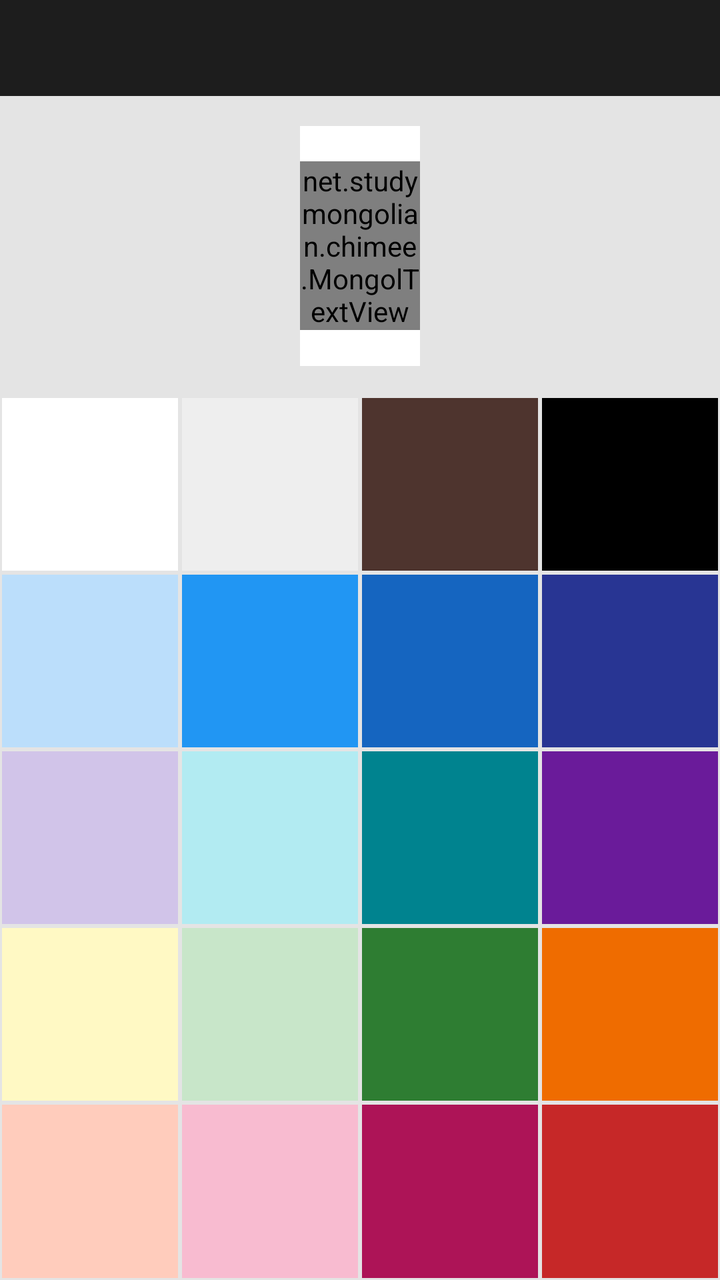
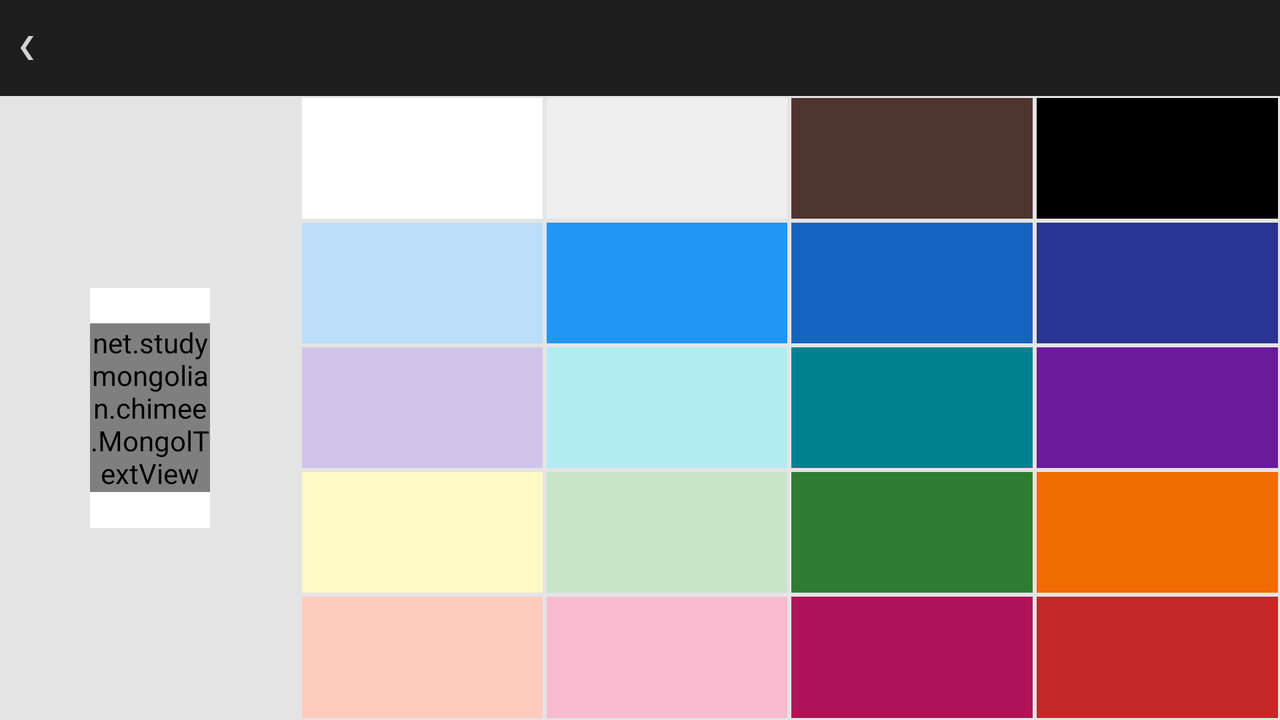

First picture: res/layout/ on a phone held upright. Second picture: the repository's own variant of that layout, on a device whose configuration matches the variant's folder. Source for both follows.
<!-- AndroidManifest.xml: application theme AppTheme -->
<!-- res/layout/activity_color_chooser.xml -->
<?xml version="1.0" encoding="utf-8"?>
<LinearLayout xmlns:android="http://schemas.android.com/apk/res/android"
    android:layout_width="match_parent"
    android:layout_height="match_parent"
    xmlns:app="http://schemas.android.com/apk/res-auto"
    android:background="@color/main_activity_top_bg"
    android:orientation="vertical">

    <android.support.v7.widget.Toolbar
        android:id="@+id/my_toolbar"
        android:layout_width="match_parent"
        android:layout_height="?attr/actionBarSize"
        android:background="?attr/colorPrimary"
        android:elevation="4dp"
        android:theme="@style/ThemeOverlay.AppCompat.ActionBar"
        app:popupTheme="@style/ThemeOverlay.AppCompat.Light"/>

    

    <RelativeLayout
        android:id="@+id/topActionBarLayout"
        android:layout_width="match_parent"
        android:layout_height="48dp"
        android:background="@color/actionbar_bg" >

        

        <RelativeLayout
            android:id="@+id/goUpLayout"
            android:layout_width="wrap_content"
            android:layout_height="match_parent"
            android:layout_alignParentLeft="true"
            android:background="@drawable/bar_icon"
            android:clickable="true"
            android:onClick="finishedClick"
            android:paddingLeft="10dp"
            android:paddingRight="10dp" >

            <ImageView
                android:id="@+id/leftCaretIcon"
                android:layout_width="wrap_content"
                android:layout_height="wrap_content"
                android:layout_alignParentLeft="true"
                android:layout_centerVertical="true"
                android:src="@drawable/ic_chevron_left_white_24dp" />

            <ImageView
                android:id="@+id/appIcon"
                android:layout_width="wrap_content"
                android:layout_height="wrap_content"
                android:layout_centerVertical="true"
                android:layout_toRightOf="@id/leftCaretIcon"
                android:paddingLeft="5dp"
                android:src="@drawable/ic_settings_white_24dp" />
        </RelativeLayout>

        <FrameLayout
            android:id="@+id/acceptIconFrame"
            android:layout_width="wrap_content"
            android:layout_height="match_parent"
            android:layout_alignParentRight="true"
            android:background="@drawable/bar_icon"
            android:clickable="true"
            android:onClick="finishedClick"
            android:paddingLeft="10dp"
            android:paddingRight="10dp" >

            <ImageView
                android:layout_width="wrap_content"
                android:layout_height="wrap_content"
                android:layout_gravity="center_vertical"
                android:src="@drawable/ic_done_white_24dp" />
        </FrameLayout>
    </RelativeLayout>

    

    <RelativeLayout
        android:layout_width="match_parent"
        android:layout_height="150dp" >

        <FrameLayout
            android:id="@+id/flColorSampleInputWindow"
            android:layout_width="60dp"
            android:layout_height="120dp"
            android:layout_centerInParent="true"
            android:background="@color/message_background" >

            <net.studymongolian.chimee.MongolTextView
                android:id="@+id/tvColorSampleInputWindow"
                android:layout_width="wrap_content"
                android:layout_height="wrap_content"
                android:layout_gravity="center"
                android:text="@string/color_chooser_sample_text"
                android:textAppearance="?android:attr/textAppearanceLarge" />
        </FrameLayout>
    </RelativeLayout>

    

    <LinearLayout
        android:layout_width="match_parent"
        android:layout_height="0dp"
        android:layout_weight="1"
        android:orientation="horizontal" >

        <View
            android:id="@+id/v_white"
            android:layout_width="0dp"
            android:layout_height="match_parent"
            android:layout_margin="1dp"
            android:layout_weight="1"
            android:background="@color/white" >
        </View>

        <View
            android:id="@+id/v_grey_200"
            android:layout_width="0dp"
            android:layout_height="match_parent"
            android:layout_margin="1dp"
            android:layout_weight="1"
            android:background="@color/grey_200" >
        </View>

        <View
            android:id="@+id/v_brown_800"
            android:layout_width="0dp"
            android:layout_height="match_parent"
            android:layout_margin="1dp"
            android:layout_weight="1"
            android:background="@color/brown_800" >
        </View>

        <View
            android:id="@+id/v_black"
            android:layout_width="0dp"
            android:layout_height="match_parent"
            android:layout_margin="1dp"
            android:layout_weight="1"
            android:background="@color/black" >
        </View>
    </LinearLayout>

    <LinearLayout
        android:layout_width="match_parent"
        android:layout_height="0dp"
        android:layout_weight="1"
        android:orientation="horizontal" >

        <View
            android:id="@+id/v_blue_100"
            android:layout_width="0dp"
            android:layout_height="match_parent"
            android:layout_margin="1dp"
            android:layout_weight="1"
            android:background="@color/blue_100" >
        </View>

        <View
            android:id="@+id/v_blue_500"
            android:layout_width="0dp"
            android:layout_height="match_parent"
            android:layout_margin="1dp"
            android:layout_weight="1"
            android:background="@color/blue_500" >
        </View>

        <View
            android:id="@+id/v_blue_800"
            android:layout_width="0dp"
            android:layout_height="match_parent"
            android:layout_margin="1dp"
            android:layout_weight="1"
            android:background="@color/blue_800" >
        </View>

        <View
            android:id="@+id/v_indigo_800"
            android:layout_width="0dp"
            android:layout_height="match_parent"
            android:layout_margin="1dp"
            android:layout_weight="1"
            android:background="@color/indigo_800" >
        </View>
    </LinearLayout>

    <LinearLayout
        android:layout_width="match_parent"
        android:layout_height="0dp"
        android:layout_weight="1"
        android:orientation="horizontal" >

        <View
            android:id="@+id/v_deep_purple_100"
            android:layout_width="0dp"
            android:layout_height="match_parent"
            android:layout_margin="1dp"
            android:layout_weight="1"
            android:background="@color/deep_purple_100" >
        </View>

        <View
            android:id="@+id/v_cyan_100"
            android:layout_width="0dp"
            android:layout_height="match_parent"
            android:layout_margin="1dp"
            android:layout_weight="1"
            android:background="@color/cyan_100" >
        </View>

        <View
            android:id="@+id/v_cyan_800"
            android:layout_width="0dp"
            android:layout_height="match_parent"
            android:layout_margin="1dp"
            android:layout_weight="1"
            android:background="@color/cyan_800" >
        </View>

        <View
            android:id="@+id/v_purple_800"
            android:layout_width="0dp"
            android:layout_height="match_parent"
            android:layout_margin="1dp"
            android:layout_weight="1"
            android:background="@color/purple_800" >
        </View>
    </LinearLayout>

    <LinearLayout
        android:layout_width="match_parent"
        android:layout_height="0dp"
        android:layout_weight="1"
        android:orientation="horizontal" >

        <View
            android:id="@+id/v_yellow_100"
            android:layout_width="0dp"
            android:layout_height="match_parent"
            android:layout_margin="1dp"
            android:layout_weight="1"
            android:background="@color/yellow_100" >
        </View>

        <View
            android:id="@+id/v_green_100"
            android:layout_width="0dp"
            android:layout_height="match_parent"
            android:layout_margin="1dp"
            android:layout_weight="1"
            android:background="@color/green_100" >
        </View>

        <View
            android:id="@+id/v_green_800"
            android:layout_width="0dp"
            android:layout_height="match_parent"
            android:layout_margin="1dp"
            android:layout_weight="1"
            android:background="@color/green_800" >
        </View>

        <View
            android:id="@+id/v_orange_800"
            android:layout_width="0dp"
            android:layout_height="match_parent"
            android:layout_margin="1dp"
            android:layout_weight="1"
            android:background="@color/orange_800" >
        </View>
    </LinearLayout>

    <LinearLayout
        android:layout_width="match_parent"
        android:layout_height="0dp"
        android:layout_weight="1"
        android:orientation="horizontal" >

        <View
            android:id="@+id/v_deep_orange_100"
            android:layout_width="0dp"
            android:layout_height="match_parent"
            android:layout_margin="1dp"
            android:layout_weight="1"
            android:background="@color/deep_orange_100" >
        </View>

        <View
            android:id="@+id/v_pink_100"
            android:layout_width="0dp"
            android:layout_height="match_parent"
            android:layout_margin="1dp"
            android:layout_weight="1"
            android:background="@color/pink_100" >
        </View>

        <View
            android:id="@+id/v_pink_800"
            android:layout_width="0dp"
            android:layout_height="match_parent"
            android:layout_margin="1dp"
            android:layout_weight="1"
            android:background="@color/pink_800" >
        </View>

        <View
            android:id="@+id/v_red_800"
            android:layout_width="0dp"
            android:layout_height="match_parent"
            android:layout_margin="1dp"
            android:layout_weight="1"
            android:background="@color/red_800" >
        </View>
    </LinearLayout>

</LinearLayout>
<!-- resources referenced by this layout -->
<resources>
  <color name="actionbar_bg">@color/dark_grey</color>
  <color name="black">#ff000000</color>
  <color name="blue_100">#bbdefb</color>
  <color name="blue_500">#2196f3</color>
  <color name="blue_800">#1565c0</color>
  <color name="brown_800">#4e342e</color>
  <color name="cyan_100">#b2ebf2</color>
  <color name="cyan_800">#00838f</color>
  <color name="deep_orange_100">#ffccbc</color>
  <color name="deep_purple_100">#d1c4e9</color>
  <color name="green_100">#c8e6c9</color>
  <color name="green_800">#2e7d32</color>
  <color name="grey_200">#eeeeee</color>
  <color name="indigo_800">#283593</color>
  <color name="main_activity_top_bg">@color/very_light_grey</color>
  <color name="message_background">@color/white</color>
  <color name="orange_800">#ef6c00</color>
  <color name="pink_100">#f8bbd0</color>
  <color name="pink_800">#ad1457</color>
  <color name="purple_800">#6a1b9a</color>
  <color name="red_800">#c62828</color>
  <color name="white">#ffffffff</color>
  <color name="yellow_100">#fff9c4</color>
  <!-- drawable bar_icon (drawable) -->
  <?xml version="1.0" encoding="utf-8"?>
  <selector xmlns:android="http://schemas.android.com/apk/res/android">
      
      <item android:state_pressed="true"
            android:drawable="@drawable/bar_icon_pressed" /> 
            
      <item android:drawable="@drawable/bar_icon_normal" /> 
      
  </selector>
  <string name="color_chooser_sample_text">ᠥᠩᠭᠡ</string>
  <!-- from res/values-v11/ -->
  <style name="AppTheme" parent="AppBaseTheme">
  
          
          <item name="android:windowActionBar">false</item>
          <item name="android:windowNoTitle">true</item>
      </style>
  <color name="dark_grey">#ff1d1d1d</color>
  <color name="very_light_grey">#ffe4e4e4</color>
  <!-- drawable bar_icon_pressed (drawable) -->
  <?xml version="1.0" encoding="utf-8"?>
  <shape xmlns:android="http://schemas.android.com/apk/res/android"
      android:shape="rectangle" >
      
      
      <solid
          android:color="@color/bar_icon_pressed" >
      </solid>
  
  </shape>
  <!-- drawable bar_icon_normal (drawable) -->
  <?xml version="1.0" encoding="utf-8"?>
  <shape xmlns:android="http://schemas.android.com/apk/res/android"
      android:shape="rectangle" >
      
      
      <solid
          android:color="@color/transparent" >
      </solid>
   
  </shape>
  <!-- from res/values-v11/ -->
  <style name="AppBaseTheme" parent="android:Theme.Light.NoTitleBar">
          
      </style>
  <color name="bar_icon_pressed">@color/white_4</color>
  <color name="transparent">#00ffffff</color>
  <color name="white_4">#40ffffff</color>
</resources>
<!-- res/layout-land/activity_color_chooser.xml (the author's variant of the layout above) -->
<!-- drawn on the phone turned sideways -->
<?xml version="1.0" encoding="utf-8"?>
<RelativeLayout xmlns:android="http://schemas.android.com/apk/res/android"
    android:layout_width="match_parent"
    android:layout_height="match_parent"
    android:background="@color/main_activity_top_bg"
    android:orientation="vertical" >

    

    <RelativeLayout
        android:id="@+id/topActionBarLayout"
        android:layout_width="match_parent"
        android:layout_height="48dp"
        android:layout_alignParentTop="true"
        android:background="@color/actionbar_bg" >

        

        <RelativeLayout
            android:id="@+id/goUpLayout"
            android:layout_width="wrap_content"
            android:layout_height="match_parent"
            android:layout_alignParentLeft="true"
            android:background="@drawable/bar_icon"
            android:clickable="true"
            android:onClick="finishedClick"
            android:paddingLeft="10dp"
            android:paddingRight="10dp" >

            <ImageView
                android:id="@+id/leftCaretIcon"
                android:layout_width="wrap_content"
                android:layout_height="wrap_content"
                android:layout_alignParentLeft="true"
                android:layout_centerVertical="true"
                android:src="@drawable/left_caret" />

            <ImageView
                android:id="@+id/appIcon"
                android:layout_width="wrap_content"
                android:layout_height="wrap_content"
                android:layout_centerVertical="true"
                android:layout_toRightOf="@id/leftCaretIcon"
                android:paddingLeft="5dp"
                android:src="@drawable/ic_action_edit" />
        </RelativeLayout>

        <FrameLayout
            android:id="@+id/acceptIconFrame"
            android:layout_width="wrap_content"
            android:layout_height="match_parent"
            android:layout_alignParentRight="true"
            android:background="@drawable/bar_icon"
            android:clickable="true"
            android:onClick="finishedClick"
            android:paddingLeft="10dp"
            android:paddingRight="10dp" >

            <ImageView
                android:layout_width="wrap_content"
                android:layout_height="wrap_content"
                android:layout_gravity="center_vertical"
                android:src="@drawable/ic_action_accept" />
        </FrameLayout>
    </RelativeLayout>

    

    <RelativeLayout
        android:id="@+id/inputWindowLayout"
        android:layout_width="150dp"
        android:layout_height="match_parent"
        android:layout_alignParentLeft="true"
        android:layout_below="@id/topActionBarLayout" >

        <FrameLayout
            android:id="@+id/flColorSampleInputWindow"
            android:layout_width="60dp"
            android:layout_height="120dp"
            android:layout_centerInParent="true"
            android:background="@color/message_background" >

            <net.studymongolian.chimee.MongolTextView
                android:id="@+id/tvColorSampleInputWindow"
                android:layout_width="wrap_content"
                android:layout_height="wrap_content"
                android:layout_gravity="center"
                android:text="@string/color_chooser_sample_text"
                android:textAppearance="?android:attr/textAppearanceLarge" />
        </FrameLayout>
    </RelativeLayout>

    

    <LinearLayout
        android:layout_width="match_parent"
        android:layout_height="match_parent"
        android:layout_toRightOf="@id/inputWindowLayout"
        android:layout_below="@id/topActionBarLayout"
        android:orientation="vertical" >

        <LinearLayout
            android:layout_width="match_parent"
            android:layout_height="0dp"
            android:layout_weight="1"
            android:orientation="horizontal" >

            <View
                android:id="@+id/v_white"
                android:layout_width="0dp"
                android:layout_height="match_parent"
                android:layout_margin="1dp"
                android:layout_weight="1"
                android:background="@color/white" >
            </View>

            <View
                android:id="@+id/v_grey_200"
                android:layout_width="0dp"
                android:layout_height="match_parent"
                android:layout_margin="1dp"
                android:layout_weight="1"
                android:background="@color/grey_200" >
            </View>

            <View
                android:id="@+id/v_brown_800"
                android:layout_width="0dp"
                android:layout_height="match_parent"
                android:layout_margin="1dp"
                android:layout_weight="1"
                android:background="@color/brown_800" >
            </View>

            <View
                android:id="@+id/v_black"
                android:layout_width="0dp"
                android:layout_height="match_parent"
                android:layout_margin="1dp"
                android:layout_weight="1"
                android:background="@color/black" >
            </View>
        </LinearLayout>

        <LinearLayout
            android:layout_width="match_parent"
            android:layout_height="0dp"
            android:layout_weight="1"
            android:orientation="horizontal" >

            <View
                android:id="@+id/v_blue_100"
                android:layout_width="0dp"
                android:layout_height="match_parent"
                android:layout_margin="1dp"
                android:layout_weight="1"
                android:background="@color/blue_100" >
            </View>

            <View
                android:id="@+id/v_blue_500"
                android:layout_width="0dp"
                android:layout_height="match_parent"
                android:layout_margin="1dp"
                android:layout_weight="1"
                android:background="@color/blue_500" >
            </View>

            <View
                android:id="@+id/v_blue_800"
                android:layout_width="0dp"
                android:layout_height="match_parent"
                android:layout_margin="1dp"
                android:layout_weight="1"
                android:background="@color/blue_800" >
            </View>

            <View
                android:id="@+id/v_indigo_800"
                android:layout_width="0dp"
                android:layout_height="match_parent"
                android:layout_margin="1dp"
                android:layout_weight="1"
                android:background="@color/indigo_800" >
            </View>
        </LinearLayout>

        <LinearLayout
            android:layout_width="match_parent"
            android:layout_height="0dp"
            android:layout_weight="1"
            android:orientation="horizontal" >

            <View
                android:id="@+id/v_deep_purple_100"
                android:layout_width="0dp"
                android:layout_height="match_parent"
                android:layout_margin="1dp"
                android:layout_weight="1"
                android:background="@color/deep_purple_100" >
            </View>

            <View
                android:id="@+id/v_cyan_100"
                android:layout_width="0dp"
                android:layout_height="match_parent"
                android:layout_margin="1dp"
                android:layout_weight="1"
                android:background="@color/cyan_100" >
            </View>

            <View
                android:id="@+id/v_cyan_800"
                android:layout_width="0dp"
                android:layout_height="match_parent"
                android:layout_margin="1dp"
                android:layout_weight="1"
                android:background="@color/cyan_800" >
            </View>

            <View
                android:id="@+id/v_purple_800"
                android:layout_width="0dp"
                android:layout_height="match_parent"
                android:layout_margin="1dp"
                android:layout_weight="1"
                android:background="@color/purple_800" >
            </View>
        </LinearLayout>

        <LinearLayout
            android:layout_width="match_parent"
            android:layout_height="0dp"
            android:layout_weight="1"
            android:orientation="horizontal" >

            <View
                android:id="@+id/v_yellow_100"
                android:layout_width="0dp"
                android:layout_height="match_parent"
                android:layout_margin="1dp"
                android:layout_weight="1"
                android:background="@color/yellow_100" >
            </View>

            <View
                android:id="@+id/v_green_100"
                android:layout_width="0dp"
                android:layout_height="match_parent"
                android:layout_margin="1dp"
                android:layout_weight="1"
                android:background="@color/green_100" >
            </View>

            <View
                android:id="@+id/v_green_800"
                android:layout_width="0dp"
                android:layout_height="match_parent"
                android:layout_margin="1dp"
                android:layout_weight="1"
                android:background="@color/green_800" >
            </View>

            <View
                android:id="@+id/v_orange_800"
                android:layout_width="0dp"
                android:layout_height="match_parent"
                android:layout_margin="1dp"
                android:layout_weight="1"
                android:background="@color/orange_800" >
            </View>
        </LinearLayout>

        <LinearLayout
            android:layout_width="match_parent"
            android:layout_height="0dp"
            android:layout_weight="1"
            android:orientation="horizontal" >

            <View
                android:id="@+id/v_deep_orange_100"
                android:layout_width="0dp"
                android:layout_height="match_parent"
                android:layout_margin="1dp"
                android:layout_weight="1"
                android:background="@color/deep_orange_100" >
            </View>

            <View
                android:id="@+id/v_pink_100"
                android:layout_width="0dp"
                android:layout_height="match_parent"
                android:layout_margin="1dp"
                android:layout_weight="1"
                android:background="@color/pink_100" >
            </View>

            <View
                android:id="@+id/v_pink_800"
                android:layout_width="0dp"
                android:layout_height="match_parent"
                android:layout_margin="1dp"
                android:layout_weight="1"
                android:background="@color/pink_800" >
            </View>

            <View
                android:id="@+id/v_red_800"
                android:layout_width="0dp"
                android:layout_height="match_parent"
                android:layout_margin="1dp"
                android:layout_weight="1"
                android:background="@color/red_800" >
            </View>
        </LinearLayout>
    </LinearLayout>

</RelativeLayout>
<!-- resources referenced by the variant -->
<!-- as the phone turned sideways resolves them -->
<resources>
  <color name="actionbar_bg">@color/dark_grey</color>
  <color name="black">#ff000000</color>
  <color name="blue_100">#bbdefb</color>
  <color name="blue_500">#2196f3</color>
  <color name="blue_800">#1565c0</color>
  <color name="brown_800">#4e342e</color>
  <color name="cyan_100">#b2ebf2</color>
  <color name="cyan_800">#00838f</color>
  <color name="deep_orange_100">#ffccbc</color>
  <color name="deep_purple_100">#d1c4e9</color>
  <color name="green_100">#c8e6c9</color>
  <color name="green_800">#2e7d32</color>
  <color name="grey_200">#eeeeee</color>
  <color name="indigo_800">#283593</color>
  <color name="main_activity_top_bg">@color/very_light_grey</color>
  <color name="message_background">@color/white</color>
  <color name="orange_800">#ef6c00</color>
  <color name="pink_100">#f8bbd0</color>
  <color name="pink_800">#ad1457</color>
  <color name="purple_800">#6a1b9a</color>
  <color name="red_800">#c62828</color>
  <color name="white">#ffffffff</color>
  <color name="yellow_100">#fff9c4</color>
  <!-- drawable bar_icon (drawable) -->
  <?xml version="1.0" encoding="utf-8"?>
  <selector xmlns:android="http://schemas.android.com/apk/res/android">
      
      <item android:state_pressed="true"
            android:drawable="@drawable/bar_icon_pressed" /> 
            
      <item android:drawable="@drawable/bar_icon_normal" /> 
      
  </selector>
  <!-- drawable left_caret: png bitmap (drawable-hdpi, 367 bytes) -->
  <string name="color_chooser_sample_text">ᠥᠩᠭᠡ</string>
  <!-- from res/values-v11/ -->
  <style name="AppTheme" parent="AppBaseTheme">
  
          
          <item name="android:windowActionBar">false</item>
          <item name="android:windowNoTitle">true</item>
      </style>
  <color name="dark_grey">#ff1d1d1d</color>
  <color name="very_light_grey">#ffe4e4e4</color>
  <!-- drawable bar_icon_pressed (drawable) -->
  <?xml version="1.0" encoding="utf-8"?>
  <shape xmlns:android="http://schemas.android.com/apk/res/android"
      android:shape="rectangle" >
      
      
      <solid
          android:color="@color/bar_icon_pressed" >
      </solid>
  
  </shape>
  <!-- drawable bar_icon_normal (drawable) -->
  <?xml version="1.0" encoding="utf-8"?>
  <shape xmlns:android="http://schemas.android.com/apk/res/android"
      android:shape="rectangle" >
      
      
      <solid
          android:color="@color/transparent" >
      </solid>
   
  </shape>
  <!-- from res/values-v11/ -->
  <style name="AppBaseTheme" parent="android:Theme.Light.NoTitleBar">
          
      </style>
  <color name="bar_icon_pressed">@color/white_4</color>
  <color name="transparent">#00ffffff</color>
  <color name="white_4">#40ffffff</color>
</resources>
